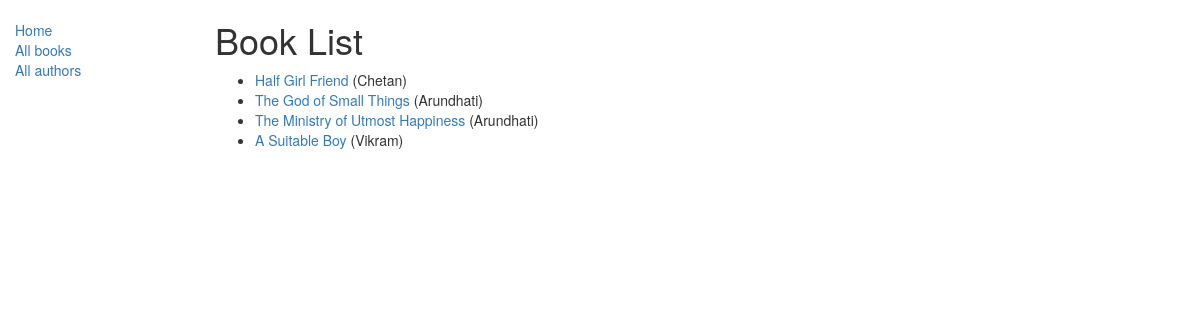
/catalog/books/, run on the app's committed database.
### catalog/models.py (models this page shows, shortened)
class Book(models.Model):
    title = models.CharField(max_length=200)
    author = models.ForeignKey('Author', on_delete=models.SET_NULL, null=True)
    summary = models.TextField(max_length=1000, help_text="Enter a brief description of the book")
    isbn = models.CharField('ISBN',max_length=13, help_text='13 Character <a href="https://www.isbn-international.org/content/what-isbn">ISBN number</a>')
    genre = models.ManyToManyField(Genre, help_text="Select a genre for this book")
    language = models.ForeignKey('Language', on_delete=models.SET_NULL, null=True)
    def get_absolute_url(self):
        return reverse('book-detail', args=[str(self.id)])

class Author(models.Model):
    first_name = models.CharField(max_length=100)
    last_name = models.CharField(max_length=100)
    date_of_birth = models.DateField(null=True, blank=True)
    date_of_death = models.DateField('died', null=True, blank=True)
    def __str__(self):
        return '%s' % (self.first_name)

### catalog/views.py (the view)
class BookListView(generic.ListView):
    model = Book
    paginate_by = 10

### catalog/templates/catalog/book_list.html
{% extends "base_generic.html" %}
{% block content %}
    <h1>Book List</h1>
    {% if book_list %}
    <ul>
      {% for book in book_list %}
      <li>
        <a href="{{ book.get_absolute_url }}">{{ book.title }}</a> ({{book.author}})
      </li>
      {% endfor %}
    </ul>
    {% else %}
      <p>There are no books in the library.</p>
    {% endif %}
{% endblock %}

### data on the page
Book: title "Half Girl Friend", author "Chetan"
Book: title "The God of Small Things", author "Arundhati"
Book: title "The Ministry of Utmost Happiness", author "Arundhati"
Book: title "A Suitable Boy", author "Vikram"
